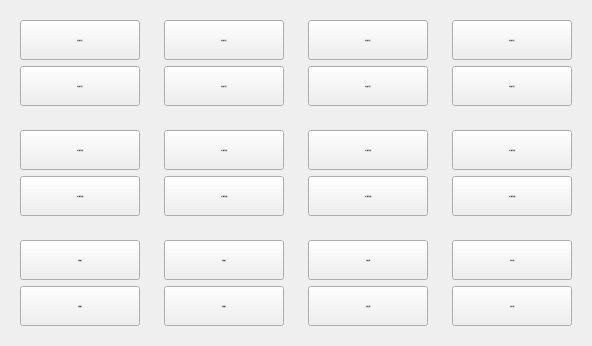
     <widget class="QWidget" name="tab_3">
      <attribute name="title">
       <string>气缸控制</string>
      </attribute>
      <layout class="QGridLayout" name="gridLayout_9">
       <item row="2" column="1">
        <widget class="QWidget" name="widget_13" native="true">
         <layout class="QVBoxLayout" name="verticalLayout_9">
          <item>
           <widget class="QPushButton" name="m114">
            <property name="minimumSize">
             <size>
              <width>120</width>
              <height>40</height>
             </size>
            </property>
            <property name="maximumSize">
             <size>
              <width>120</width>
              <height>40</height>
             </size>
            </property>
            <property name="font">
             <font>
              <family>微软雅黑</family>
              <pointsize>-1</pointsize>
             </font>
            </property>
            <property name="styleSheet">
             <string notr="true"/>
            </property>
            <property name="text">
             <string>2号吸嘴上</string>
            </property>
           </widget>
          </item>
          <item>
           <widget class="QPushButton" name="m115">
            <property name="minimumSize">
             <size>
              <width>120</width>
              <height>40</height>
             </size>
            </property>
            <property name="maximumSize">
             <size>
              <width>120</width>
              <height>40</height>
             </size>
            </property>
            <property name="font">
             <font>
              <family>微软雅黑</family>
              <pointsize>-1</pointsize>
             </font>
            </property>
            <property name="styleSheet">
             <string notr="true"/>
            </property>
            <property name="text">
             <string>2号吸嘴下</string>
            </property>
           </widget>
          </item>
         </layout>
        </widget>
       </item>
       <item row="1" column="0">
        <widget class="QWidget" name="widget_7" native="true">
         <layout class="QVBoxLayout" name="verticalLayout_6">
          <item>
           <widget class="QPushButton" name="m104">
            <property name="minimumSize">
             <size>
              <width>120</width>
              <height>40</height>
             </size>
            </property>
            <property name="maximumSize">
             <size>
              <width>120</width>
              <height>40</height>
             </size>
            </property>
            <property name="font">
             <font>
              <family>微软雅黑</family>
              <pointsize>-1</pointsize>
             </font>
            </property>
            <property name="styleSheet">
             <string notr="true"/>
            </property>
            <property name="text">
             <string>1号下模气缸伸</string>
            </property>
           </widget>
          </item>
          <item>
           <widget class="QPushButton" name="m105">
            <property name="minimumSize">
             <size>
              <width>120</width>
              <height>40</height>
             </size>
            </property>
            <property name="maximumSize">
             <size>
              <width>120</width>
              <height>40</height>
             </size>
            </property>
            <property name="font">
             <font>
              <family>微软雅黑</family>
              <pointsize>-1</pointsize>
             </font>
            </property>
            <property name="styleSheet">
             <string notr="true"/>
            </property>
            <property name="text">
             <string>1号下模气缸缩</string>
            </property>
           </widget>
          </item>
         </layout>
        </widget>
       </item>
       <item row="2" column="2">
        <widget class="QWidget" name="widget_14" native="true">
         <layout class="QVBoxLayout" name="verticalLayout_11">
          <item>
           <widget class="QPushButton" name="m116">
            <property name="minimumSize">
             <size>
              <width>120</width>
              <height>40</height>
             </size>
            </property>
            <property name="maximumSize">
             <size>
              <width>120</width>
              <height>40</height>
             </size>
            </property>
            <property name="font">
             <font>
              <family>微软雅黑</family>
              <pointsize>-1</pointsize>
             </font>
            </property>
            <property name="styleSheet">
             <string notr="true"/>
            </property>
            <property name="text">
             <string>1号真空阀</string>
            </property>
           </widget>
          </item>
          <item>
           <widget class="QPushButton" name="m117">
            <property name="minimumSize">
             <size>
              <width>120</width>
              <height>40</height>
             </size>
            </property>
            <property name="maximumSize">
             <size>
              <width>120</width>
              <height>40</height>
             </size>
            </property>
            <property name="font">
             <font>
              <family>微软雅黑</family>
              <pointsize>-1</pointsize>
             </font>
            </property>
            <property name="styleSheet">
             <string notr="true"/>
            </property>
            <property name="text">
             <string>2号真空阀</string>
            </property>
           </widget>
          </item>
         </layout>
        </widget>
       </item>
       <item row="0" column="0">
        <widget class="QWidget" name="widget_3" native="true">
         <layout class="QVBoxLayout" name="verticalLayout_2">
          <item>
           <widget class="QPushButton" name="m96">
            <property name="minimumSize">
             <size>
              <width>120</width>
              <height>40</height>
             </size>
            </property>
            <property name="maximumSize">
             <size>
              <width>120</width>
              <height>40</height>
             </size>
            </property>
            <property name="font">
             <font>
              <family>微软雅黑</family>
              <pointsize>-1</pointsize>
             </font>
            </property>
            <property name="styleSheet">
             <string notr="true"/>
            </property>
            <property name="text">
             <string>1号压紧气缸上</string>
            </property>
            <property name="checkable">
             <bool>false</bool>
            </property>
           </widget>
          </item>
          <item>
           <widget class="QPushButton" name="m97">
            <property name="minimumSize">
             <size>
              <width>120</width>
              <height>40</height>
             </size>
            </property>
            <property name="maximumSize">
             <size>
              <width>120</width>
              <height>40</height>
             </size>
            </property>
            <property name="font">
             <font>
              <family>微软雅黑</family>
              <pointsize>-1</pointsize>
             </font>
            </property>
            <property name="styleSheet">
             <string notr="true"/>
            </property>
            <property name="text">
             <string>1号压紧气缸下</string>
            </property>
           </widget>
          </item>
         </layout>
        </widget>
       </item>
       <item row="0" column="2">
        <widget class="QWidget" name="widget_6" native="true">
         <layout class="QVBoxLayout" name="verticalLayout_4">
          <item>
           <widget class="QPushButton" name="m100">
            <property name="minimumSize">
             <size>
              <width>120</width>
              <height>40</height>
             </size>
            </property>
            <property name="maximumSize">
             <size>
              <width>120</width>
              <height>40</height>
             </size>
            </property>
            <property name="font">
             <font>
              <family>微软雅黑</family>
              <pointsize>-1</pointsize>
             </font>
            </property>
            <property name="styleSheet">
             <string notr="true"/>
            </property>
            <property name="text">
             <string>3号压紧气缸上</string>
            </property>
           </widget>
          </item>
          <item>
           <widget class="QPushButton" name="m101">
            <property name="minimumSize">
             <size>
              <width>120</width>
              <height>40</height>
             </size>
            </property>
            <property name="maximumSize">
             <size>
              <width>120</width>
              <height>40</height>
             </size>
            </property>
            <property name="font">
             <font>
              <family>微软雅黑</family>
              <pointsize>-1</pointsize>
             </font>
            </property>
            <property name="styleSheet">
             <string notr="true"/>
            </property>
            <property name="text">
             <string>3号压紧气缸下</string>
            </property>
           </widget>
          </item>
         </layout>
        </widget>
       </item>
       <item row="0" column="3">
        <widget class="QWidget" name="widget_10" native="true">
         <layout class="QVBoxLayout" name="verticalLayout_5">
          <item>
           <widget class="QPushButton" name="m102">
            <property name="minimumSize">
             <size>
              <width>120</width>
              <height>40</height>
             </size>
            </property>
            <property name="maximumSize">
             <size>
              <width>120</width>
              <height>40</height>
             </size>
            </property>
            <property name="font">
             <font>
              <family>微软雅黑</family>
              <pointsize>-1</pointsize>
             </font>
            </property>
            <property name="styleSheet">
             <string notr="true"/>
            </property>
            <property name="text">
             <string>4号压紧气缸上</string>
            </property>
           </widget>
          </item>
          <item>
           <widget class="QPushButton" name="m103">
            <property name="minimumSize">
             <size>
              <width>120</width>
              <height>40</height>
             </size>
            </property>
            <property name="maximumSize">
             <size>
              <width>120</width>
              <height>40</height>
             </size>
            </property>
            <property name="font">
             <font>
              <family>微软雅黑</family>
              <pointsize>-1</pointsize>
             </font>
            </property>
            <property name="styleSheet">
             <string notr="true"/>
            </property>
            <property name="text">
             <string>4号压紧气缸下</string>
            </property>
           </widget>
          </item>
         </layout>
        </widget>
       </item>
       <item row="1" column="2">
        <widget class="QWidget" name="widget_9" native="true">
         <layout class="QVBoxLayout" name="verticalLayout_10">
          <item>
           <widget class="QPushButton" name="m108">
            <property name="minimumSize">
             <size>
              <width>120</width>
              <height>40</height>
             </size>
            </property>
            <property name="maximumSize">
             <size>
              <width>120</width>
              <height>40</height>
             </size>
            </property>
            <property name="font">
             <font>
              <family>微软雅黑</family>
              <pointsize>-1</pointsize>
             </font>
            </property>
            <property name="styleSheet">
             <string notr="true"/>
            </property>
            <property name="text">
             <string>2号下模气缸伸</string>
            </property>
           </widget>
          </item>
          <item>
           <widget class="QPushButton" name="m109">
            <property name="minimumSize">
             <size>
              <width>120</width>
              <height>40</height>
             </size>
            </property>
            <property name="maximumSize">
             <size>
              <width>120</width>
              <height>40</height>
             </size>
            </property>
            <property name="font">
             <font>
              <family>微软雅黑</family>
              <pointsize>-1</pointsize>
             </font>
            </property>
            <property name="styleSheet">
             <string notr="true"/>
            </property>
            <property name="text">
             <string>3号下模气缸缩</string>
            </property>
           </widget>
          </item>
         </layout>
        </widget>
       </item>
       <item row="1" column="3">
        <widget class="QWidget" name="widget_11" native="true">
         <layout class="QVBoxLayout" name="verticalLayout_12">
          <item>
           <widget class="QPushButton" name="m110">
            <property name="minimumSize">
             <size>
              <width>120</width>
              <height>40</height>
             </size>
            </property>
            <property name="maximumSize">
             <size>
              <width>120</width>
              <height>40</height>
             </size>
            </property>
            <property name="font">
             <font>
              <family>微软雅黑</family>
              <pointsize>-1</pointsize>
             </font>
            </property>
            <property name="styleSheet">
             <string notr="true"/>
            </property>
            <property name="text">
             <string>2号下模气缸伸</string>
            </property>
           </widget>
          </item>
          <item>
           <widget class="QPushButton" name="m111">
            <property name="minimumSize">
             <size>
              <width>120</width>
              <height>40</height>
             </size>
            </property>
            <property name="maximumSize">
             <size>
              <width>120</width>
              <height>40</height>
             </size>
            </property>
            <property name="font">
             <font>
              <family>微软雅黑</family>
              <pointsize>-1</pointsize>
             </font>
            </property>
            <property name="styleSheet">
             <string notr="true"/>
            </property>
            <property name="text">
             <string>4号下模气缸缩</string>
            </property>
           </widget>
          </item>
         </layout>
        </widget>
       </item>
       <item row="1" column="1">
        <widget class="QWidget" name="widget_8" native="true">
         <layout class="QVBoxLayout" name="verticalLayout_7">
          <item>
           <widget class="QPushButton" name="m106">
            <property name="minimumSize">
             <size>
              <width>120</width>
              <height>40</height>
             </size>
            </property>
            <property name="maximumSize">
             <size>
              <width>120</width>
              <height>40</height>
             </size>
            </property>
            <property name="font">
             <font>
              <family>微软雅黑</family>
              <pointsize>-1</pointsize>
             </font>
            </property>
            <property name="styleSheet">
             <string notr="true"/>
            </property>
            <property name="text">
             <string>2号下模气缸伸</string>
            </property>
           </widget>
          </item>
          <item>
           <widget class="QPushButton" name="m107">
            <property name="minimumSize">
             <size>
              <width>120</width>
              <height>40</height>
             </size>
            </property>
            <property name="maximumSize">
             <size>
              <width>120</width>
              <height>40</height>
             </size>
            </property>
            <property name="font">
             <font>
              <family>微软雅黑</family>
              <pointsize>-1</pointsize>
             </font>
            </property>
            <property name="styleSheet">
             <string notr="true"/>
            </property>
            <property name="text">
             <string>2号下模气缸缩</string>
            </property>
           </widget>
          </item>
         </layout>
        </widget>
       </item>
       <item row="0" column="1">
        <widget class="QWidget" name="widget_5" native="true">
         <layout class="QVBoxLayout" name="verticalLayout_3">
          <item>
           <widget class="QPushButton" name="m98">
            <property name="minimumSize">
             <size>
              <width>120</width>
              <height>40</height>
             </size>
            </property>
            <property name="maximumSize">
             <size>
              <width>120</width>
              <height>40</height>
             </size>
            </property>
            <property name="font">
             <font>
              <family>微软雅黑</family>
              <pointsize>-1</pointsize>
             </font>
            </property>
            <property name="styleSheet">
             <string notr="true"/>
            </property>
            <property name="text">
             <string>2号压紧气缸上</string>
            </property>
           </widget>
          </item>
          <item>
           <widget class="QPushButton" name="m99">
            <property name="minimumSize">
             <size>
              <width>120</width>
              <height>40</height>
             </size>
            </property>
            <property name="maximumSize">
             <size>
              <width>120</width>
              <height>40</height>
             </size>
            </property>
            <property name="font">
             <font>
              <family>微软雅黑</family>
              <pointsize>-1</pointsize>
             </font>
            </property>
            <property name="styleSheet">
             <string notr="true"/>
            </property>
            <property name="text">
             <string>2号压紧气缸下</string>
            </property>
           </widget>
          </item>
         </layout>
        </widget>
       </item>
       <item row="2" column="3">
        <widget class="QWidget" name="widget_15" native="true">
         <layout class="QVBoxLayout" name="verticalLayout_13">
          <item>
           <widget class="QPushButton" name="m118">
            <property name="minimumSize">
             <size>
              <width>120</width>
              <height>40</height>
             </size>
            </property>
            <property name="maximumSize">
             <size>
              <width>120</width>
              <height>40</height>
             </size>
            </property>
            <property name="font">
             <font>
              <family>微软雅黑</family>
              <pointsize>-1</pointsize>
             </font>
            </property>
            <property name="styleSheet">
             <string notr="true"/>
            </property>
            <property name="text">
             <string>1号吹气阀</string>
            </property>
           </widget>
          </item>
          <item>
           <widget class="QPushButton" name="m119">
            <property name="minimumSize">
             <size>
              <width>120</width>
              <height>40</height>
             </size>
            </property>
            <property name="maximumSize">
             <size>
              <width>120</width>
              <height>40</height>
             </size>
            </property>
            <property name="font">
             <font>
              <family>微软雅黑</family>
              <pointsize>-1</pointsize>
             </font>
            </property>
            <property name="styleSheet">
             <string notr="true"/>
            </property>
            <property name="text">
             <string>2号吹气阀</string>
            </property>
           </widget>
          </item>
         </layout>
        </widget>
       </item>
       <item row="2" column="0">
        <widget class="QWidget" name="widget_12" native="true">
         <layout class="QVBoxLayout" name="verticalLayout_8">
          <item>
           <widget class="QPushButton" name="m112">
            <property name="minimumSize">
             <size>
              <width>120</width>
              <height>40</height>
             </size>
            </property>
            <property name="maximumSize">
             <size>
              <width>120</width>
              <height>40</height>
             </size>
            </property>
            <property name="font">
             <font>
              <family>微软雅黑</family>
              <pointsize>-1</pointsize>
             </font>
            </property>
            <property name="styleSheet">
             <string notr="true"/>
            </property>
            <property name="text">
             <string>1号吸嘴上</string>
            </property>
           </widget>
          </item>
          <item>
           <widget class="QPushButton" name="m113">
            <property name="minimumSize">
             <size>
              <width>120</width>
              <height>40</height>
             </size>
            </property>
            <property name="maximumSize">
             <size>
              <width>120</width>
              <height>40</height>
             </size>
            </property>
            <property name="font">
             <font>
              <family>微软雅黑</family>
              <pointsize>-1</pointsize>
             </font>
            </property>
            <property name="styleSheet">
             <string notr="true"/>
            </property>
            <property name="text">
             <string>1号吸嘴下</string>
            </property>
           </widget>
          </item>
         </layout>
        </widget>
       </item>
      </layout>
     </widget>
